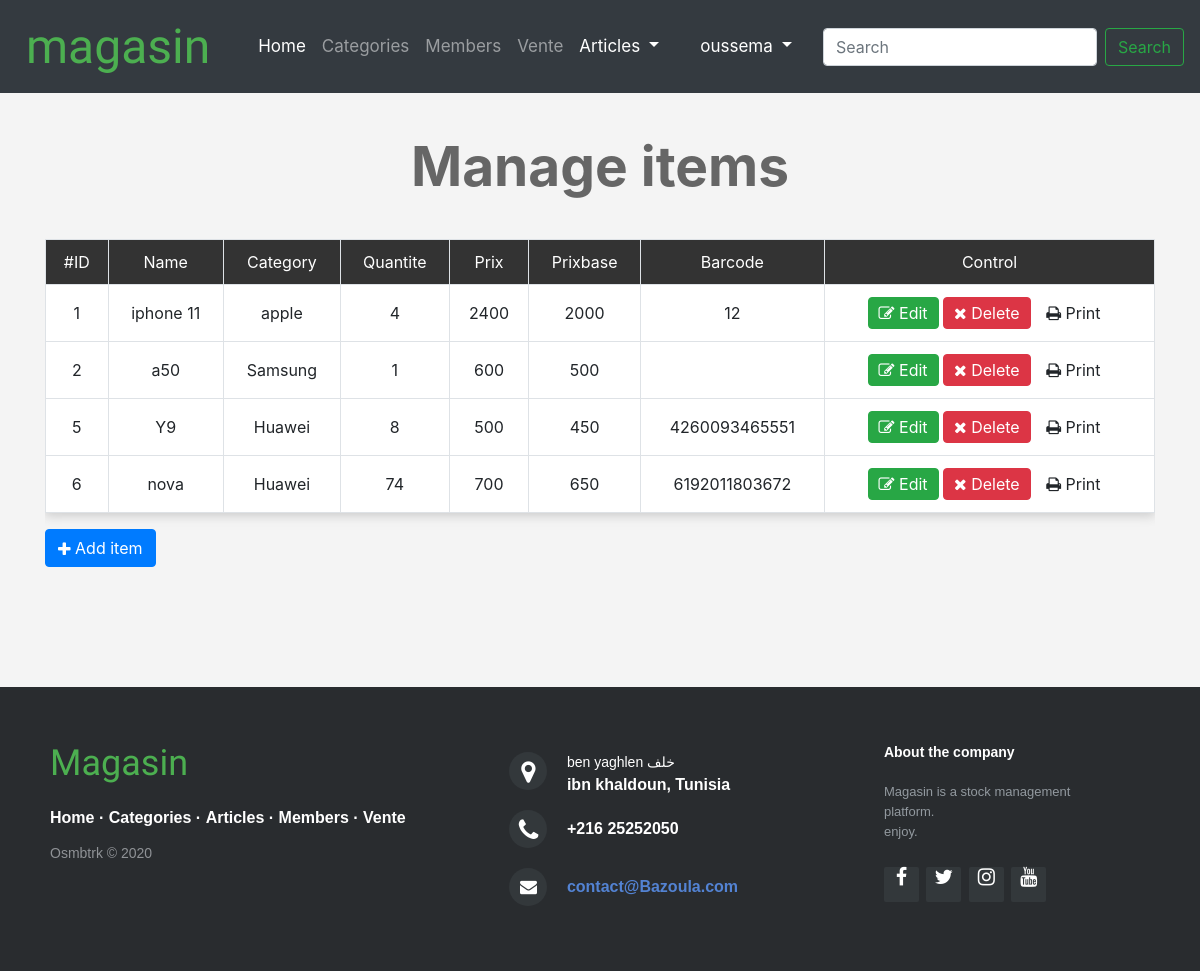
The page /admin/items.php (signed in) on the database its author committed.
### tables this page shows
CREATE TABLE `article` (
  `id` int(11) NOT NULL,
  `reference` varchar(255) NOT NULL,
  `artname` varchar(255) NOT NULL,
  `categoryid` int(11) NOT NULL,
  `couleur` varchar(255) NOT NULL,
  `quantite` int(11) NOT NULL,
  `prix` varchar(255) NOT NULL,
  `prixbase` varchar(255) NOT NULL,
  `barcode` varchar(255) NOT NULL,
  `ram` int(11) NOT NULL,
  `stockage` int(11) NOT NULL,
  `batterie` int(11) NOT NULL,
  `faceid` int(11) NOT NULL,
  `emprint` int(11) NOT NULL,
  `doublesim` int(11) NOT NULL
);

CREATE TABLE `categories` (
  `id` int(11) NOT NULL,
  `catname` varchar(255) NOT NULL,
  `parentID` int(11) NOT NULL
);

### admin/items.php (the view, shortened to what this page needs)
<?php
if (isset($_SESSION['username'])){
    include 'C:\xampp\htdocs\27club\include\tpl\navbar.php';
    include 'C:\xampp\htdocs\27club\admin\conn.php';
    $do=isset($_GET['do']) ?$_GET['do'] : 'Manage';
    if($do=='Manage'){
        $stmt=$con->prepare("SELECT article.*,categories.catname AS cat_name FROM article
            INNER JOIN categories ON categories.id=article.categoryid");
        $stmt->execute();
        $items=$stmt->fetchAll();
        ?>
         <h1 class="text-center">Manage items</h1>
         <div class="container">
             <div class="table-responsive">
                 <table class=" main-table text-center table table-bordered">
                     <tr>
                         <td>#ID</td>
                         <td>Name</td>
                         <td>Category</td>
                         <td>Quantite</td>
                         <td>Prix</td>
                         <td>Prixbase</td>
                         <td>Barcode</td>
                         <td>Control</td>
                     </tr>
                     <?php
                         foreach($items as $item) {
                             echo "<tr>";
                                 echo "<td>".$item['id']."</td>";
                                 echo "<td>".$item['artname']."</td>";
                                 echo "<td>".$item['cat_name']."</td>";
                                 echo "<td>".$item['quantite']."</td>";
                                 echo "<td>".$item['prix']."</td>";
                                 echo "<td>".$item['prixbase']."</td>";
                                 echo "<td>".$item['barcode']."</td>";
                                 echo  "<td>
                                 <a href='items.php?do=Edit&itemid=" .$item['id']. "' class='btn btn-success'><i class='fa fa-edit'></i> Edit</a>
                                 <a href='items.php?do=Delete&itemid=" .$item['id']. "' class='btn btn-danger confirm'><i class='fa fa-close'></i> Delete</a>
                                 <a href='../php_barcode-master/barcode.php?do=Print&itemname=" .$item['artname']. "&itemqte=" .$item['quantite']. "&itemprix=" .$item['prix']. "&itemcode=" .$item['barcode']. "' class='btn btn confirm'><i class='fa fa-print'></i> Print</a>
                                 </td>";
                             echo "</tr>";
                         }
                     ?>
                 </table>
             </div>
             <a href="items.php?do=Add" class="btn btn-primary"><i class="fa fa-plus"></i> Add item</a>
         </div><?php
    }
}else{
    header('location:accueil.php');
    exit();
}
?>

### admin/css/stylefooter.css (style rules this page uses)
body { margin: 0; padding: 0; }
footer { bottom: 0; }
.footer-distributed { background-color: #292c2f; box-shadow: 0 1px 1px 0 rgba(0, 0, 0, 0.12); box-sizing: border-box; width: 100%; text-align: left; font: bold 16px sans-serif; padding: 55px 50px; margin-top: 120px; }
.footer-distributed .footer-left, .footer-distributed .footer-center, .footer-distributed .footer-right { display: inline-block; vertical-align: top; }
.footer-distributed .footer-left { width: 40%; }
.footer-distributed h3 { color: #4CAF50; font: normal 36px 'Cookie', cursive; margin: 0; }
.footer-distributed .footer-links { color: #ffffff; margin: 20px 0 12px; padding: 0; }
.footer-distributed .footer-links a { display:inline-block; line-height: 1.8; text-decoration: none; color: inherit; }
.footer-distributed .footer-company-name { color: #8f9296; font-size: 14px; font-weight: normal; margin: 0; }
.footer-distributed .footer-center { width: 35%; }
.footer-distributed .footer-center i { background-color: #33383b; color: #ffffff; font-size: 25px; width: 38px; height: 38px; border-radius: 50%; text-align: center; line-height: 42px; margin: 10px 15px; vertical-align: middle; }
.footer-distributed .footer-center i.fa-envelope { font-size: 17px; line-height: 38px; }
.footer-distributed .footer-center p { display: inline-block; color: #ffffff; vertical-align: middle; margin:0; }
.footer-distributed .footer-center p span { display:block; font-weight: normal; font-size:14px; line-height:2; }
.footer-distributed .footer-center p a { color: #5383d3; text-decoration: none;; }
.footer-distributed .footer-right { width: 20%; }
.footer-distributed .footer-company-about { line-height: 20px; color: #92999f; font-size: 13px; font-weight: normal; margin: 0; }
.footer-distributed .footer-company-about span { display: block; color: #ffffff; font-size: 14px; font-weight: bold; margin-bottom: 20px; }
.footer-distributed .footer-icons { margin-top: 25px; }
.footer-distributed .footer-icons a { display: inline-block; width: 35px; height: 35px; cursor: pointer; background-color: #33383b; border-radius: 2px; font-size: 20px; color: #ffffff; text-align: center; line-height: 35px; margin-right: 3px; margin-bottom: 5px; }

### admin/css/backend.css (style rules this page uses)
body { background-color: #f4f4f4; }
h1 { font-size: 55px; margin: 40px 0; font-weight: bold; color:#666; }
.main-table { -webkit-box-shadow:0 3px 10px #CCC; -moz-box-shadow:0 3px 10px #CCC; box-shadow: 0 3px 10px #CCC; }
.main-table td { background-color: #FFF; vertical-align: middle !important; }
.main-table tr:first-child td { background-color: #333; color: #FFF; }
.main-table .btn { padding: 3px 10px; }
i.fa.fa-plus { position: relative; top: 1; }

### rows shown on the page
article: id "1", artname "iphone 11", categoryid.catname "apple", quantite "4", prix "2400", prixbase "2000", barcode "12"
article: id "2", artname "a50", categoryid.catname "Samsung", quantite "1", prix "600", prixbase "500"
article: id "5", artname "Y9", categoryid.catname "Huawei", quantite "8", prix "500", prixbase "450", barcode "4260093465551"
article: id "6", artname "nova", categoryid.catname "Huawei", quantite "74", prix "700", prixbase "650", barcode "6192011803672"
